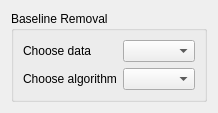
<?xml version="1.0" encoding="UTF-8"?>
<ui version="4.0">
 <class>Form</class>
 <widget class="QWidget" name="Form">
  <property name="sizePolicy">
   <sizepolicy hsizetype="Ignored" vsizetype="Ignored">
    <horstretch>0</horstretch>
    <verstretch>0</verstretch>
   </sizepolicy>
  </property>
  <property name="windowTitle">
   <string>Form</string>
  </property>
  <layout class="QVBoxLayout" name="verticalLayout">
   <item>
    <widget class="QGroupBox" name="formGroupBox">
     <property name="title">
      <string>Baseline Removal</string>
     </property>
     <layout class="QGridLayout" name="gridLayout">
      <item row="0" column="0">
       <widget class="QLabel" name="chooseDataLabel">
        <property name="text">
         <string>Choose data</string>
        </property>
       </widget>
      </item>
      <item row="0" column="1">
       <widget class="QComboBox" name="chooseDataComboBox"/>
      </item>
      <item row="1" column="0">
       <widget class="QLabel" name="chooseAlgorithmLabel">
        <property name="text">
         <string>Choose algorithm</string>
        </property>
       </widget>
      </item>
      <item row="1" column="1">
       <widget class="QComboBox" name="chooseAlgorithmComboBox"/>
      </item>
      <item row="2" column="0" colspan="2">
       <layout class="QVBoxLayout" name="verticalLayout_2"/>
      </item>
     </layout>
    </widget>
   </item>
  </layout>
 </widget>
 <resources/>
 <connections/>
</ui>
